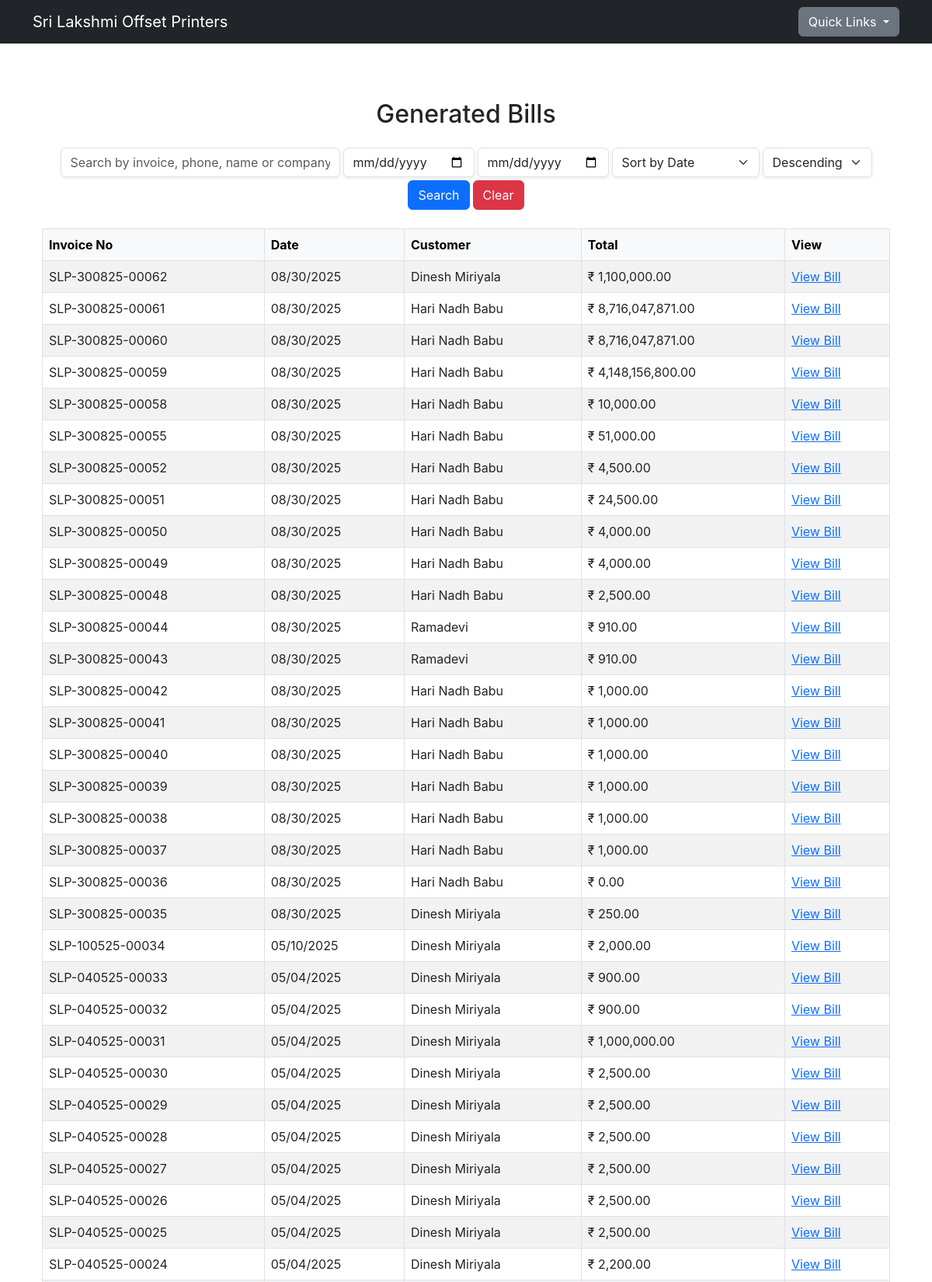
The app's page /view_bills (upper part) with its own data.
### db/models.py (models this page shows, shortened)
class invoice(db.Model):
    id = db.Column(db.Integer, primary_key=True)
    invoiceId = db.Column(db.String(50), unique=True, nullable=False)
    customerId = db.Column(db.Integer, db.ForeignKey("customer.id"), nullable=False, index=True)
    createdAt = db.Column(db.DateTime, default=datetime.utcnow, index=True)
    pdfPath = db.Column(db.String(255), nullable=False)
    totalAmount = db.Column(db.Float, nullable=False)
    items = db.relationship("invoiceItem", backref="invoice", lazy=True)
    isDeleted = db.Column(db.Boolean, nullable=False, default=False, index=True)
    deletedAt = db.Column(db.DateTime, nullable = True, index=True)

class customer(db.Model):
    id = db.Column(db.Integer, primary_key=True)
    name = db.Column(db.String(50), nullable=False)
    company = db.Column(db.String(50))
    phone = db.Column(db.String(50), nullable=False, unique=True)
    email = db.Column(db.String(50))
    gst = db.Column(db.String(30))
    address = db.Column(db.Text)
    businessType = db.Column(db.String(50))
    invoices = db.relationship("invoice", backref="customer", lazy= True)
    createdAt = db.Column(db.DateTime, default=datetime.utcnow())

### app.py (the view)
@app.route('/view_bills')
def view_bills():
    query = (request.args.get('q') or '').lower()
    phone = request.args.get('phone')
    start_date = request.args.get('start_date')
    end_date   = request.args.get('end_date')
    q = (invoice.query.options(joinedload(invoice.customer))
         .filter(invoice.isDeleted == False))
    sort_key = (request.args.get('sort') or 'date').lower()
    sort_dir = (request.args.get('dir') or 'desc').lower()
    def order(col):
        return col.desc() if sort_dir == 'desc' else col.asc()
    if sort_key == 'total':
        q = q.order_by(order(invoice.totalAmount))
    elif sort_key == 'invoice':
        q = q.order_by(order(invoice.invoiceId))
    elif sort_key == 'customer':
        q = (q.join(customer, invoice.customerId == customer.id)
             .order_by(order(customer.name)))
    else:
        q = q.order_by(order(invoice.createdAt))
    try:
        if start_date and end_date:
            start_dt = datetime.strptime(start_date, '%Y-%m-%d')
            end_dt   = datetime.strptime(end_date,   '%Y-%m-%d') + timedelta(days=1)  # inclusive
            q = q.filter(invoice.createdAt >= start_dt, invoice.createdAt < end_dt)
    except Exception:
        pass
    invoices = q.all()
    results = []
    for inv in invoices:
        cust = inv.customer
        results.append({
            "invoice_no": inv.invoiceId,
            "date": inv.createdAt.strftime('%m/%d/%Y'),
            "customer_name": cust.name if cust else 'Unknown',
            "phone": cust.phone if cust else '',
            "total": f"{inv.totalAmount: ,.2f}",
            "filename": f"{inv.invoiceId}.pdf",
        })
    bills = results
    if phone:
        bills = [b for b in bills if b['phone'] == phone]
    elif query:
        bills = [b for b in bills if query in b['customer_name'].lower()
                                   or query in b.get('phone', '')
                                   or query in b['invoice_no']]
    return render_template('view_bills.html', bills=bills)

### app.py (called while the page is built)
@app.template_filter('datetimeformat')
def datetimeformat(value, format='%d-%m-%Y'):
    if not value:
        return ''
    try:
        if isinstance(value, str):
            value = datetime.strptime(value, '%Y-%m-%d')
        return value.strftime(format)
    except Exception:
        return value

### templates/view_bills.html (shortened to what this page needs)
{% extends 'base.html' %}
{% block content %}
<div class="container py-4">
  <h2 class="mb-4 text-center">Generated Bills</h2>
  <form id="billsFilterForm" method="GET" action="{{ url_for('view_bills') }}" class="row g-1 mb-4 justify-content-center align-items-end">
    <div class="col-auto">
      <input type="text" name="q" class="form-control shadow-sm" style="min-width: 360px;" placeholder="Search by invoice, phone, name or company" value="{{ request.args.get('q', '') }}">
    </div>
    <div class="col-auto">
      <input type="date" name="start_date" class="form-control shadow-sm" style="min-width: 150px;" value="{{ request.args.get('start_date', '') | datetimeformat('%Y-%m-%d') }}">
    </div>
    <div class="col-auto">
      <input type="date" name="end_date" class="form-control shadow-sm" style="min-width: 150px;" value="{{ request.args.get('end_date', '') | datetimeformat('%Y-%m-%d') }}">
    </div>
    <div class="col-auto">
      <select id="sortSelect" name="sort" class="form-select shadow-sm">
        <option value="date" {{ 'selected' if request.args.get('sort','date') == 'date' else '' }}>Sort by Date</option>
      </select>
    </div>
    <div class="col-auto">
      <select id="dirSelect" name="dir" class="form-select shadow-sm">
        <option value="desc" {{ 'selected' if request.args.get('dir','desc') == 'desc' else '' }}>Descending</option>
      </select>
    </div>
    <div class="col-auto">
      <button type="submit" class="btn btn-primary">Search</button>
    </div>
    <div class="col-auto">
      <a href="{{ url_for('view_bills') }}" class="btn btn-danger">Clear</a>
    </div>
  </form>
  {% if bills %}
    <div class="table-responsive">
      <table class="table table-striped table-bordered align-middle text-start">
        <thead class="table-light">
          <tr>
            <th>Invoice No</th>
            <th>Date</th>
            <th>Customer</th>
            <th>Total</th>
            <th>View</th>
          </tr>
        </thead>
        <tbody>
          {% for bill in bills %}
          <tr>
            <td>{{ bill.invoice_no }}</td>
            <td>{{ bill.date | datetimeformat }}</td>
            <td>{{ bill.customer_name }}</td>
            <td>₹{{ bill.total }}</td>
            <td><a href="{{ url_for('view_bill_locked', invoicenumber=bill.invoice_no) }}">View Bill</a></td>
          </tr>
          {% endfor %}
        </tbody>
      </table>
    </div>
  {% else %}
    <p class="text-center text-muted">No bills have been generated yet.</p>
  {% endif %}
</div>
{% endblock %}

### static/css/style.css (style rules this page uses)
body { font-family: -apple-system, BlinkMacSystemFont, "Segoe UI", Roboto, "Helvetica Neue", Arial, sans-serif; }

### records on screen
invoice: invoice_no "SLP-300825-00062", date "08/30/2025", customer_name "Dinesh Miriyala", total "1,100,000.00"
invoice: invoice_no "SLP-300825-00061", date "08/30/2025", customer_name "Hari Nadh Babu", total "8,716,047,871.00"
invoice: invoice_no "SLP-300825-00060"
customer: customer_name "Hari Nadh Babu" "Hari Nadh Babu" "Hari Nadh Babu" "Hari Nadh Babu" "Hari Nadh Babu" "Hari Nadh Babu" "Hari Nadh Babu" "Hari Nadh Babu" "Hari Nadh Babu" "Hari Nadh Babu" "Hari Nadh Babu" "Hari Nadh Babu" "Hari Nadh Babu" "Hari Nadh Babu" "Hari Nadh Babu" "Hari Nadh Babu"
invoice: invoice_no "SLP-300825-00059"
invoice: invoice_no "SLP-300825-00058"
invoice: invoice_no "SLP-300825-00055"
invoice: invoice_no "SLP-300825-00052"
invoice: invoice_no "SLP-300825-00051"
invoice: invoice_no "SLP-300825-00050"
invoice: invoice_no "SLP-300825-00049"
invoice: invoice_no "SLP-300825-00048"
invoice: invoice_no "SLP-300825-00044", date "08/30/2025", customer_name "Ramadevi", total "910.00"
invoice: invoice_no "SLP-300825-00043"
customer: customer_name "Ramadevi"
invoice: invoice_no "SLP-300825-00042"
invoice: invoice_no "SLP-300825-00041"
invoice: invoice_no "SLP-300825-00040"
invoice: invoice_no "SLP-300825-00039"
invoice: invoice_no "SLP-300825-00038"
invoice: invoice_no "SLP-300825-00037"
invoice: invoice_no "SLP-300825-00036"
invoice: invoice_no "SLP-300825-00035"
customer: customer_name "Dinesh Miriyala" "Dinesh Miriyala" "Dinesh Miriyala" "Dinesh Miriyala" "Dinesh Miriyala" "Dinesh Miriyala" "Dinesh Miriyala" "Dinesh Miriyala" "Dinesh Miriyala" "Dinesh Miriyala" "Dinesh Miriyala" "Dinesh Miriyala"
invoice: invoice_no "SLP-100525-00034"
invoice: invoice_no "SLP-040525-00033"
invoice: invoice_no "SLP-040525-00032"
invoice: invoice_no "SLP-040525-00031"
invoice: invoice_no "SLP-040525-00030"
invoice: invoice_no "SLP-040525-00029"
invoice: invoice_no "SLP-040525-00028"
invoice: invoice_no "SLP-040525-00027"
invoice: invoice_no "SLP-040525-00026"
invoice: invoice_no "SLP-040525-00025"
invoice: invoice_no "SLP-040525-00024"

### other values on screen
{{ bill.date | datetimeformat }} "08/30/2025" "08/30/2025" "08/30/2025" "08/30/2025" "08/30/2025" "08/30/2025" "08/30/2025" "08/30/2025" "08/30/2025" "08/30/2025" "08/30/2025" "08/30/2025" "08/30/2025" "08/30/2025" "08/30/2025" "08/30/2025" "08/30/2025" "08/30/2025" "05/10/2025" "05/04/2025" "05/04/2025" "05/04/2025" "05/04/2025" "05/04/2025" "05/04/2025" "05/04/2025" "05/04/2025" "05/04/2025" "05/04/2025"
{{ bill.total }} "8,716,047,871.00" "4,148,156,800.00" "10,000.00" "51,000.00" "4,500.00" "24,500.00" "4,000.00" "4,000.00" "2,500.00" "910.00" "1,000.00" "1,000.00" "1,000.00" "1,000.00" "1,000.00" "1,000.00" "0.00" "250.00" "2,000.00" "900.00" "900.00" "1,000,000.00" "2,500.00" "2,500.00" "2,500.00" "2,500.00" "2,500.00" "2,500.00" "2,200.00"
